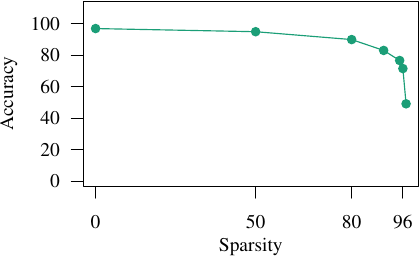

Write the R code that produced this figure.
require(graphics)
require(Matrix)

pdf(file="uscensus_acc.pdf",
    width=4.8, height=4, family="serif", pointsize=14)
#par(mar=c(3.5, 4, 2.5, 2) + 0.1)

data1 = rowMeans(matrix(as.matrix(read.table("uscensus_acc.dat", 
          sep="\t"))[,1],7,3,byrow=TRUE))


points = as.matrix(c(0,50,80,90,95,96,97));
#plot_colors <- c("red")
plot_colors <- c("#1b9e77")

plot(   points, data1,     
        type="o",           
        pch=16, 
        cex=1.1,
        col=plot_colors[1],              
        ylim = c(1,110),   
        xlab="",     
        ylab="",         
        axes=FALSE,    
        bg=plot_colors[1],
        log="",
        lwd=1.1, 
        lty=1
)


axis(2, las=2) # horizontal y axis
axis(1, las=1, at=c(0,50,80,96), cex.axis=1.0)     # horizontal x axis
mtext(2, text="Accuracy",line=2.8) 
mtext(1, text="Sparsity",line=2) 

#text(x=25, y=40, labels="Accuracy: 74 - 63")

box()	

#legend( x=310, y=265, text.width=c(80),
#        c("SKlearn","Base","UPLIFT"), col=plot_colors, cex=1.0,
#        pch=c(16,15,17), lty=c(1), lwd=c(1.1), bty="n", ncol=1, seg.len=2, x.intersp=0.3);


dev.off() 

